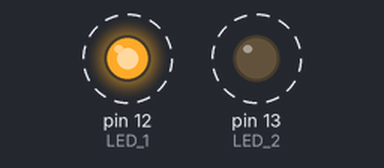
Recording of a sketch running on a simulated Arduino Uno, built with avr-gcc and run on an emulated ATmega328P. Shown: output pins drawn as LEDs (lit = HIGH). Dashed ring = blinking.

Above: at 0.3 s.
Timing chart, 0 to 3.0 s (numbered marks = the images above):
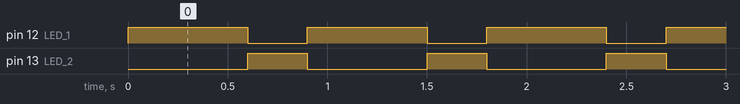

Measured:
- by itself, pin 12 (LED_1): alternates HIGH for 0.60 s and LOW for 0.30 s
- by itself, pin 13 (LED_2): alternates HIGH for 0.30 s and LOW for 0.60 s
- by itself, everything shown: repeats every 0.90 s, in 3 steps

The sketch:

led_1.ino
```cpp
int delay_duration = 300;
int LED_1 = 12;
int LED_2 = 13;
void setup() {
  pinMode(LED_1, OUTPUT);
  pinMode(LED_2, OUTPUT);
}

void loop() {
  digitalWrite(LED_1, HIGH);
  delay(delay_duration);
  digitalWrite(LED_1, LOW);
  digitalWrite(LED_1, HIGH);
  delay(delay_duration);
  digitalWrite(LED_1, LOW);

  digitalWrite(LED_2, HIGH);
  delay(delay_duration);
  digitalWrite(LED_2, LOW);
}
```
